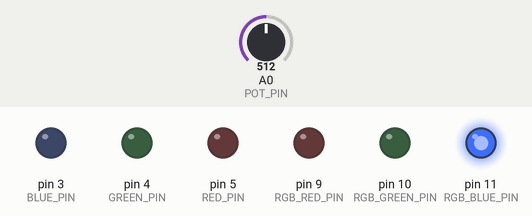
A sketch run on a simulated Arduino Uno, built with avr-gcc and run on an emulated ATmega328P. Parts: output pins drawn as LEDs (lit = HIGH). The test bench sets the inputs (shaded band); at power-on: A0 (POT_PIN) = 512.

Above: at 1.2 s.
1.3 s: A0 (POT_PIN) set to 528
At 2.3 s:
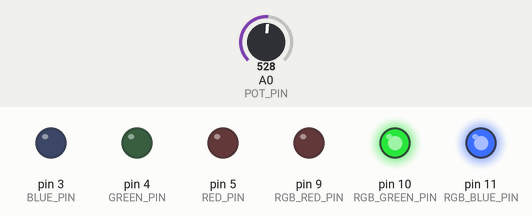
2.8 s: A0 (POT_PIN) set to 751
4.3 s: A0 (POT_PIN) set to 776
At 4.6 s:
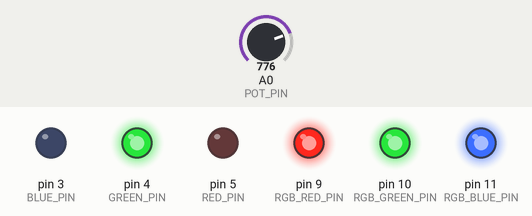
5.8 s: A0 (POT_PIN) set to 758
At 7.0 s:
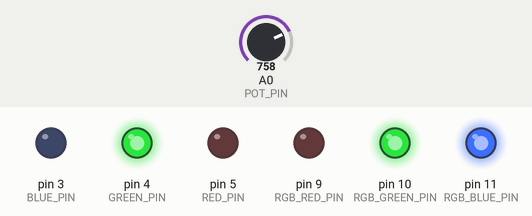
7.3 s: A0 (POT_PIN) set to 511
At 8.1 s:
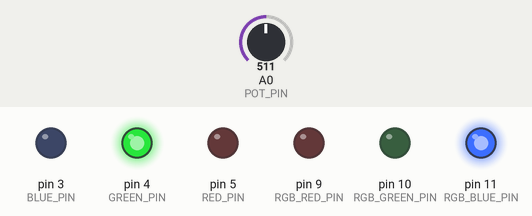
8.8 s: A0 (POT_PIN) set to 716
At 9.3 s:
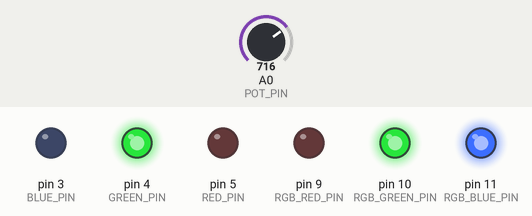
Timing chart, 0 to 11.3 s (numbered marks = the images above; inputs shaded):
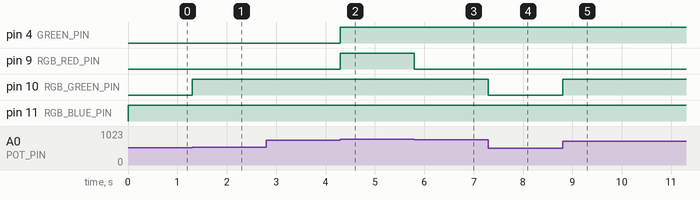

The sketch:

04-Analog.ino
```cpp
// Definição de constantes para facilitar a identificação dos portos
  // LEDs
#define RED_PIN       5
#define GREEN_PIN     4
#define BLUE_PIN      3
  // Potenciómetro
#define POT_PIN       A0
  // LED RGB
#define RGB_RED_PIN   9
#define RGB_GREEN_PIN 10
#define RGB_BLUE_PIN  11


// Função setup - é executada uma única vez
void setup() {
  pinMode(RED_PIN, OUTPUT);
  pinMode(GREEN_PIN, OUTPUT);
  pinMode(BLUE_PIN, OUTPUT);

  pinMode(POT_PIN, INPUT);

  pinMode(RGB_RED_PIN, OUTPUT);
  pinMode(RGB_GREEN_PIN, OUTPUT);
  pinMode(RGB_BLUE_PIN, OUTPUT);
}


// Função loop - é executada em ciclo infinito
void loop() {
  /* Código */
  int potValue = analogRead(POT_PIN); // [0 - 1023]

  if(potValue <= 256){
    setColor(255, 255, 255);
  }else if(potValue <= 512){
    setColor(255, 255, 0);
  }else if(potValue <= 768){
    setColor(255, 0, 0);
  }else{
    setColor(0, 0, 0);
    digitalWrite(GREEN_PIN, HIGH);
    //delay(500);
  }
}


// Função setColor - envia uma cor em formato (R,G,B) para o LED RGB
  /*
   *   RED:   setColor(255,0,0);
   *   GREEN: setColor(0,255,0);
   *   BLUE:  setColor(0,0,255);
  */
void setColor(int redValue, int greenValue, int blueValue) {
  analogWrite(RGB_RED_PIN, 255-redValue);
  analogWrite(RGB_GREEN_PIN, 255-greenValue);
  analogWrite(RGB_BLUE_PIN, 255-blueValue);
}
```

Measured:
- the behaviour switches between 512 and 513 on A0 (POT_PIN) (found by bisection; images 0 and 1)
- the behaviour switches between 768 and 769 on A0 (POT_PIN) (found by bisection; images 1 and 2)
- after the input at 1.3 s, pin 10 (RGB_GREEN_PIN): LOW → HIGH at once
- after the input at 2.8 s, every drawn part: stays the same
- after the input at 4.3 s, pin 4 (GREEN_PIN), pin 9 (RGB_RED_PIN): LOW → HIGH at once
- after the input at 5.8 s, pin 9 (RGB_RED_PIN): HIGH → LOW at once
- after the input at 7.3 s, pin 10 (RGB_GREEN_PIN): HIGH → LOW at once
- after the input at 8.8 s, pin 10 (RGB_GREEN_PIN): LOW → HIGH at once
